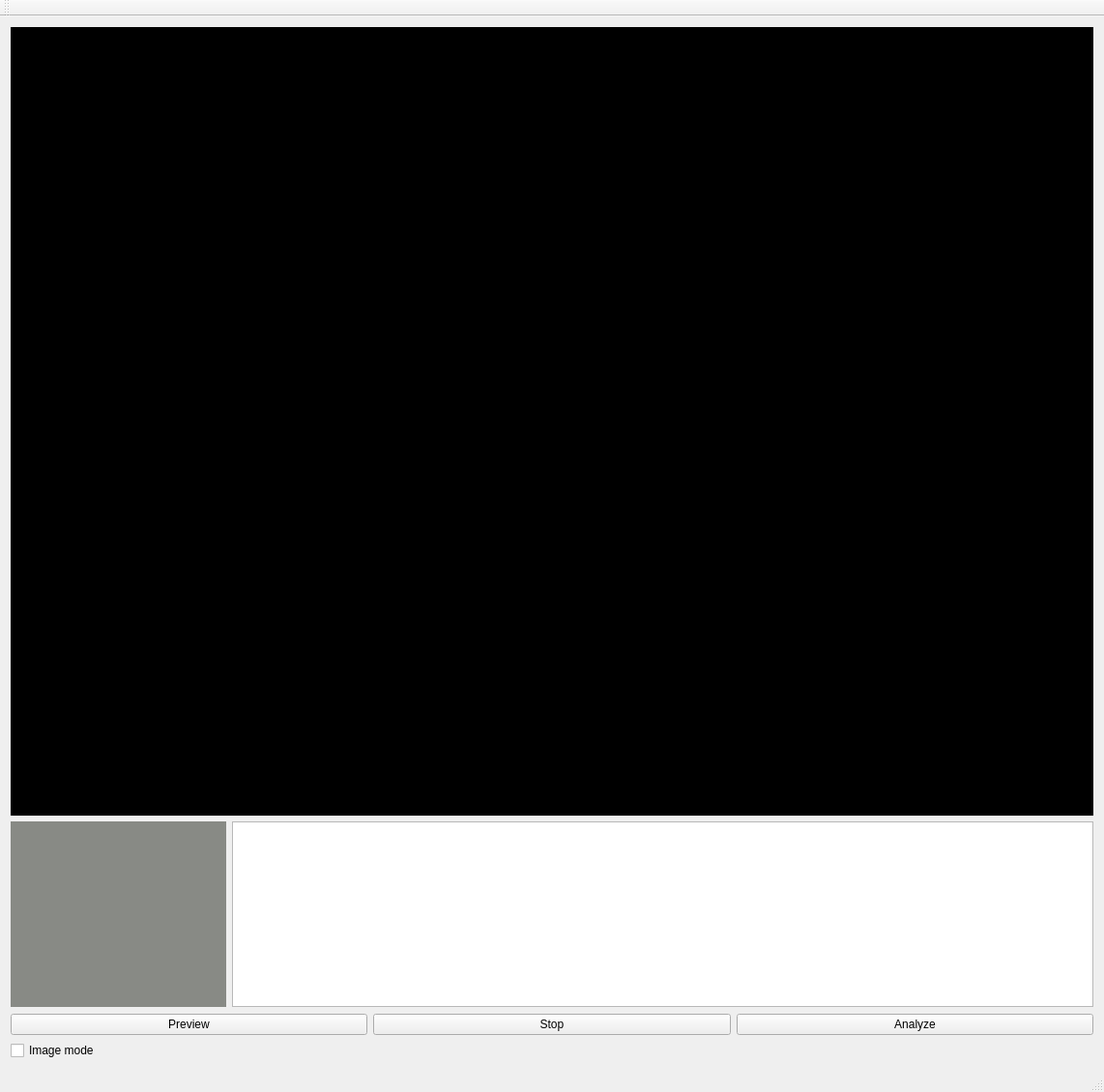
<?xml version="1.0" encoding="UTF-8"?>
<ui version="4.0">
 <class>MainWindow</class>
 <widget class="QMainWindow" name="MainWindow">
  <property name="geometry">
   <rect>
    <x>0</x>
    <y>0</y>
    <width>1142</width>
    <height>1130</height>
   </rect>
  </property>
  <property name="windowTitle">
   <string>MainWindow</string>
  </property>
  <widget class="QWidget" name="centralWidget">
   <layout class="QVBoxLayout" name="verticalLayout">
    <item>
     <layout class="QVBoxLayout" name="verticalLayout_3" stretch="9,1,1">
      <item>
       <widget class="QLabel" name="preview_label">
        <property name="autoFillBackground">
         <bool>false</bool>
        </property>
        <property name="styleSheet">
         <string notr="true">background-color: rgb(0, 0, 0);</string>
        </property>
        <property name="text">
         <string/>
        </property>
       </widget>
      </item>
      <item>
       <layout class="QHBoxLayout" name="horizontalLayout_3" stretch="1,4">
        <item>
         <widget class="QLabel" name="face_label">
          <property name="styleSheet">
           <string notr="true">background-color: rgb(136, 138, 133);</string>
          </property>
          <property name="text">
           <string/>
          </property>
         </widget>
        </item>
        <item>
         <widget class="QTextBrowser" name="textBrowser">
          <property name="sizePolicy">
           <sizepolicy hsizetype="Expanding" vsizetype="Fixed">
            <horstretch>0</horstretch>
            <verstretch>0</verstretch>
           </sizepolicy>
          </property>
         </widget>
        </item>
       </layout>
      </item>
      <item>
       <layout class="QHBoxLayout" name="horizontalLayout" stretch="0,0,0">
        <property name="spacing">
         <number>6</number>
        </property>
        <property name="sizeConstraint">
         <enum>QLayout::SetDefaultConstraint</enum>
        </property>
        <property name="topMargin">
         <number>1</number>
        </property>
        <item>
         <widget class="QPushButton" name="pushButton_3">
          <property name="text">
           <string>Preview</string>
          </property>
         </widget>
        </item>
        <item>
         <widget class="QPushButton" name="stop_pushButton">
          <property name="text">
           <string>Stop</string>
          </property>
         </widget>
        </item>
        <item>
         <widget class="QPushButton" name="analyze_pushButton">
          <property name="sizePolicy">
           <sizepolicy hsizetype="Minimum" vsizetype="Fixed">
            <horstretch>0</horstretch>
            <verstretch>0</verstretch>
           </sizepolicy>
          </property>
          <property name="text">
           <string>Analyze</string>
          </property>
         </widget>
        </item>
       </layout>
      </item>
     </layout>
    </item>
    <item>
     <widget class="QCheckBox" name="Image_checkBox">
      <property name="text">
       <string>Image mode</string>
      </property>
      <property name="checked">
       <bool>false</bool>
      </property>
     </widget>
    </item>
   </layout>
  </widget>
  <widget class="QMenuBar" name="menuBar">
   <property name="geometry">
    <rect>
     <x>0</x>
     <y>0</y>
     <width>1142</width>
     <height>28</height>
    </rect>
   </property>
  </widget>
  <widget class="QToolBar" name="mainToolBar">
   <attribute name="toolBarArea">
    <enum>TopToolBarArea</enum>
   </attribute>
   <attribute name="toolBarBreak">
    <bool>false</bool>
   </attribute>
  </widget>
  <widget class="QStatusBar" name="statusBar"/>
 </widget>
 <layoutdefault spacing="6" margin="11"/>
 <resources/>
 <connections/>
</ui>
